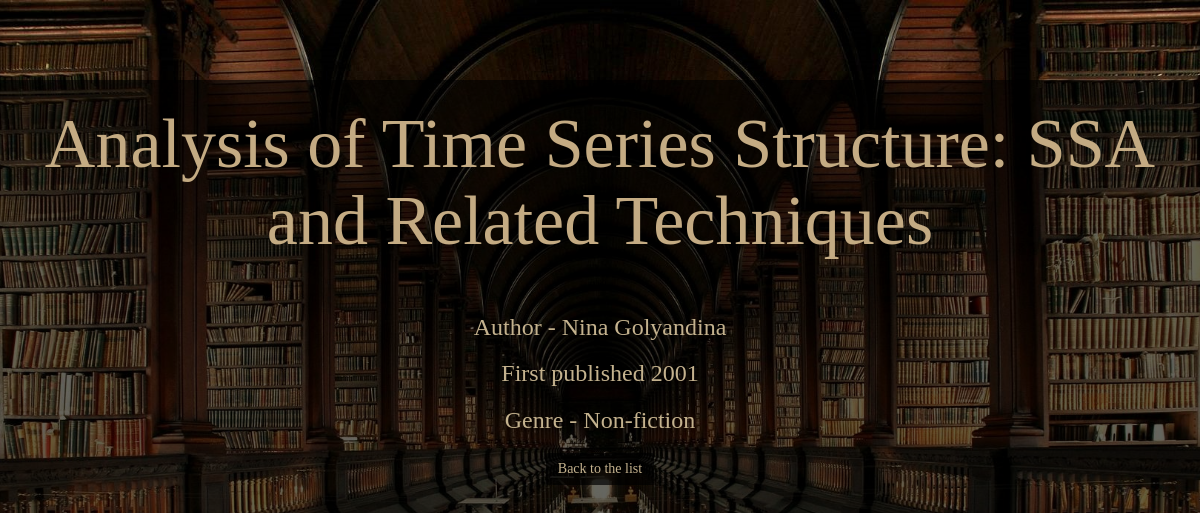
Page /nfq/book.php?id=91 on the committed database.
### tables this page shows
CREATE TABLE `bookcase` (
  `id` int(10) NOT NULL,
  `title` varchar(255) NOT NULL,
  `author` varchar(255) NOT NULL,
  `published` int(11) NOT NULL,
  `genre` varchar(255) NOT NULL
);

### nfq/connect.php (called while the page is built, shortened)
<?php
function getConnection()
{
  $servername = "localhost";
  $username = "root";
  $password = "";
  $dbname = "archive";
  $conn = new mysqli($servername, $username, $password, $dbname);
  return $conn;
}
function getBookById($id)
{
  $conn = getConnection();
  $prepared = $conn->prepare("SELECT id, title, author, published, genre FROM bookcase WHERE id = ?");
  $prepared->bind_param("i", $id);
  $prepared->execute();
  $result = $prepared->get_result();
  return $result;
}

### nfq/book.php (the view)
<?php
include 'header.php';
$result = getBookById($_GET["id"]);
if ($result->num_rows > 0) {
  $row = $result->fetch_assoc();
} else {
  header('Location:/nfq');
}
?>
  <header class="container-fluid">
    <h1 class="text-center"><?php echo $row["title"]; ?></h1>
  </header>
  <div class="container">
    <div class="row">
      <div class="col-md-12 text-center">
        <h3>Author - <?php echo $row["author"]; ?></h3>
        <h3>First published <?php echo $row["published"]; ?></h3>
        <h3>Genre - <?php echo $row["genre"]; ?></h3>
        <a class="btn btn-default back-btn" href="<?php echo $_SERVER['HTTP_REFERER']; ?>">Back to the list</a>
      </div>
    </div>
  </div>
<?php include 'footer.php'; ?>

### nfq/css/main.css (style rules this page uses)
html { background: url('../images/library.jpg') no-repeat center center fixed; -webkit-background-size: cover; -moz-background-size: cover; -o-background-size: cover; background-size: cover; }
body { font-weight: 100; background-color: rgba(0, 0, 0, 0.6); margin-top: 80px; padding-bottom: 40px; color: rgb(196, 178, 142); font-family: "Libre Baskerville"; }
h1 { margin: 20px; padding: 5px; font-size: 70px; color: rgb(196, 171, 131); }
.container { margin-top: 10px; }
.btn.btn-default { border-radius: 2px; border: 0; color: rgb(196, 178, 142); text-shadow: none; background-color: rgba(0, 0, 0, 0.7); }
a, a:hover { text-decoration: none !important; color: rgb(196, 178, 142); }
.back-btn { margin-top: 10px; }

### rows in the picture
bookcase: title "Analysis of Time Series Structure: SSA and Related Techniques", author "Nina Golyandina", published "2001", genre "Non-fiction"
